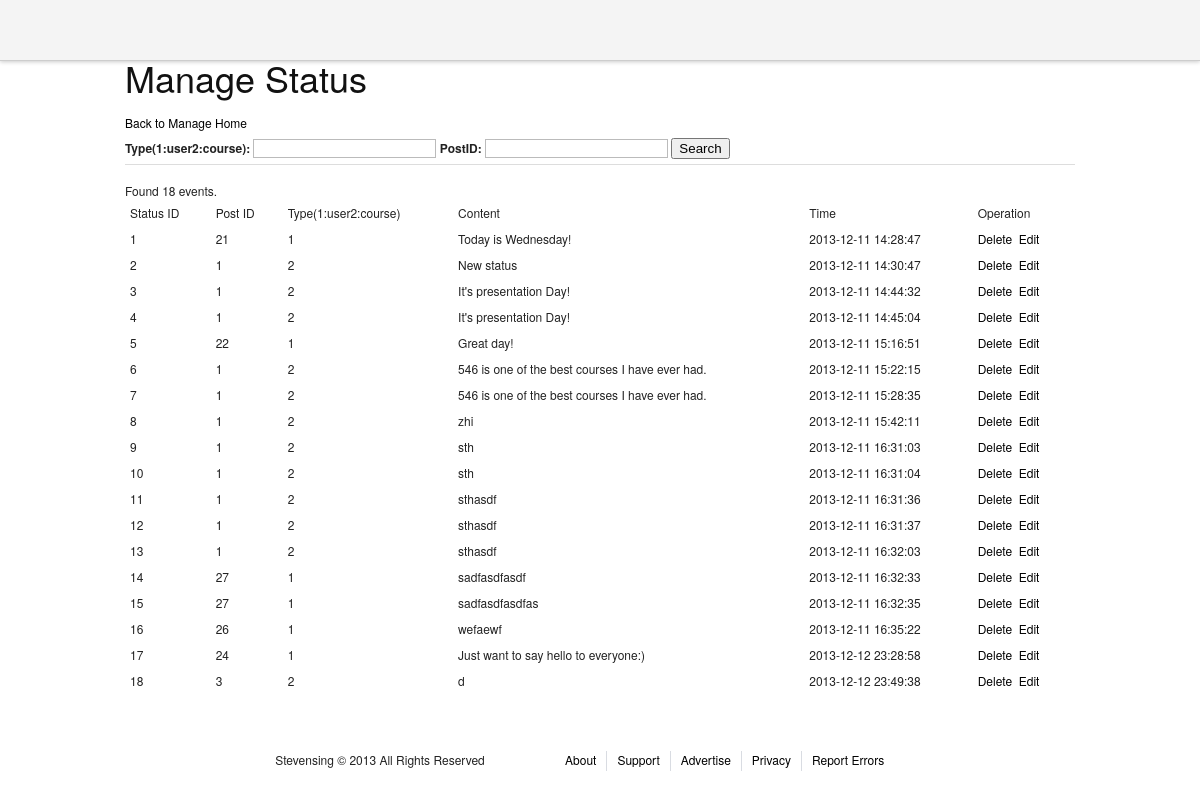
/admin/managestatus.php, run on the app's committed database.
### tables this page shows
CREATE TABLE IF NOT EXISTS `statuses` (
  `status_id` int(11) NOT NULL AUTO_INCREMENT,
  `entity_id` int(11) NOT NULL,
  `entity_type` tinyint(4) NOT NULL,
  `content` varchar(600) NOT NULL,
  `timestamp` timestamp NOT NULL DEFAULT CURRENT_TIMESTAMP ON UPDATE CURRENT_TIMESTAMP,
  PRIMARY KEY (`status_id`)
);

### admin/managestatus.php (the view, shortened to what this page needs)
<?php
include "header.php";
include "../mysqli_connection.php";
?>
<div>
<h1>Manage Status</h1>
<a href = "adminhome.php">Back to Manage Home</a>
</div>
<div>
<form action = "#" method = "GET">
<label for = "type">Type(1:user2:course): </label><input type = "text" name = "type" value = "<?php echo isset($_GET['type'])?$_GET['type']:"";?>" />
<label for = "id">PostID: </label><input type = "text" name = "id" value = "<?php echo isset($_GET['id'])?$_GET['id']:"";?>" />
<input type = "submit" value = "Search" />
</form>
</div>
<hr />
<div>
<table>
<thead >
<td>Status ID</td><td>Post ID</td><td>Type(1:user2:course)</td><td>Content</td><td>Time</td><td>Operation</td>
</thead>
<tbody>
<?php
$filter = "true";
$perNumber = 25;
if(isset($_GET['page']))$page = $_GET['page'];
else $page=1;
$count = $mysqli->query("select count(*) from statuses WHERE " . $filter . ";");
$rs = mysqli_fetch_array($count);
$totalNumber = $rs[0];
if ($totalNumber == 0){
        echo "<div><font color='red'>No result!</font></div>";
}
else{
        echo "<div>Found " . $totalNumber. " events.</div>";
}
$startCount = ($page - 1) * $perNumber;
$result = $mysqli->query("select * from statuses WHERE (" . $filter .") LIMIT $startCount, $perNumber");
if ($result){
        while ($row = mysqli_fetch_array($result)){
?>
<tr>
<td><?php echo $row["status_id"];?></td>
<td><?php echo $row["entity_id"];?></td>
<td><?php echo $row["entity_type"];?></td>
<td><?php echo $row["content"];?></td>
<td><?php echo $row["timestamp"];?></td>
<td><a href="javascript:" onclick = "show_delete_yes(this,<?php echo $row['status_id'];?>);" >Delete</a>&nbsp&nbsp<a href="editstatus.php?id=<?php echo $row['status_id'];?>">Edit</a></td>
</tr>
</tbody>
<?php
        }
 }
?>
</table>
</div>
<?php
include "footer.php";

### stylesheets/screen.css (style rules this page uses)
html { margin:0;padding:0;border:0; }
body, div, span, object, iframe, h1, h2, h3, h4, h5, h6, p, blockquote, pre, a, abbr, acronym, address, code, del, dfn, em, img, q, dl, dt, dd, ol, ul, li, fieldset, form, label, legend, table, caption, tbody, tfoot, thead, tr, th, td, article, aside, dialog, figure, footer, header, hgroup, nav, section { margin:0;padding:0;border:0;font-size:100%;font:inherit;vertical-align:baseline; }
body { line-height:1.5;background:white; }
table { border-collapse:separate;border-spacing:0; }
caption, th, td { text-align:left;font-weight:normal;float:none !important; }
table, th, td { vertical-align:middle; }
html { font-size:100.01%; }
body { font-size:75%;color:#222;background:#fff;font-family:"Helvetica Neue", Arial, Helvetica, sans-serif; }
h1, h2, h3, h4, h5, h6 { font-weight:normal;color:#111; }
h1 { font-size:3em;line-height:1;margin-bottom:0.5em; }
a { color:#06c;text-decoration:underline; }
table { margin-bottom:1.4em;width:100%; }
th, td, caption { padding:4px 10px 4px 5px; }
label { font-weight:bold; }
input[type=text], input[type=password], input[type=url], input[type=email], input.text, input.title, textarea { background-color:#fff;border:1px solid #bbb;color:#000; }
input[type=text], input[type=password], input[type=url], input[type=email], input.text, input.title, textarea, select { margin:0.5em 0; }
hr { background:#ddd;color:#ddd;clear:both;float:none;width:100%;height:1px;margin:0 0 17px;border:none; }

### stylesheets/common.css (style rules this page uses)
body { font-family: 'Helvetica Neue', Helvetica, Arial, 'lucida grande',tahoma,verdana,arial,sans-serif; }
a, a:hover, a:visited, a:link { color: #000; text-decoration: none; }

### data on the page
statuses: status_id "1", entity "21", entity_type "1", content "Today is Wednesday!", timestamp "2013-12-11 14:28:47"
statuses: status_id "2", entity "1", entity_type "2", content "New status", timestamp "2013-12-11 14:30:47"
statuses: status_id "3", entity "1", entity_type "2", content "It's presentation Day!", timestamp "2013-12-11 14:44:32"
statuses: status_id "4", entity "1", entity_type "2", content "It's presentation Day!", timestamp "2013-12-11 14:45:04"
statuses: status_id "5", entity "22", entity_type "1", content "Great day!", timestamp "2013-12-11 15:16:51"
statuses: status_id "6", entity "1", entity_type "2", content "546 is one of the best courses I have ever had.", timestamp "2013-12-11 15:22:15"
statuses: status_id "7", entity "1", entity_type "2", content "546 is one of the best courses I have ever had.", timestamp "2013-12-11 15:28:35"
statuses: status_id "8", entity "1", entity_type "2", content "zhi", timestamp "2013-12-11 15:42:11"
statuses: status_id "9", entity "1", entity_type "2", content "sth", timestamp "2013-12-11 16:31:03"
statuses: status_id "10", entity "1", entity_type "2", content "sth", timestamp "2013-12-11 16:31:04"
statuses: status_id "11", entity "1", entity_type "2", content "sthasdf", timestamp "2013-12-11 16:31:36"
statuses: status_id "12", entity "1", entity_type "2", content "sthasdf", timestamp "2013-12-11 16:31:37"
statuses: status_id "13", entity "1", entity_type "2", content "sthasdf", timestamp "2013-12-11 16:32:03"
statuses: status_id "14", entity "27", entity_type "1", content "sadfasdfasdf", timestamp "2013-12-11 16:32:33"
statuses: status_id "15", entity "27", entity_type "1", content "sadfasdfasdfas", timestamp "2013-12-11 16:32:35"
statuses: status_id "16", entity "26", entity_type "1", content "wefaewf", timestamp "2013-12-11 16:35:22"
statuses: status_id "17", entity "24", entity_type "1", content "Just want to say hello to everyone:)", timestamp "2013-12-12 23:28:58"
statuses: status_id "18", entity "3", entity_type "2", content "d", timestamp "2013-12-12 23:49:38"

### other printed values
$totalNumber "18"
